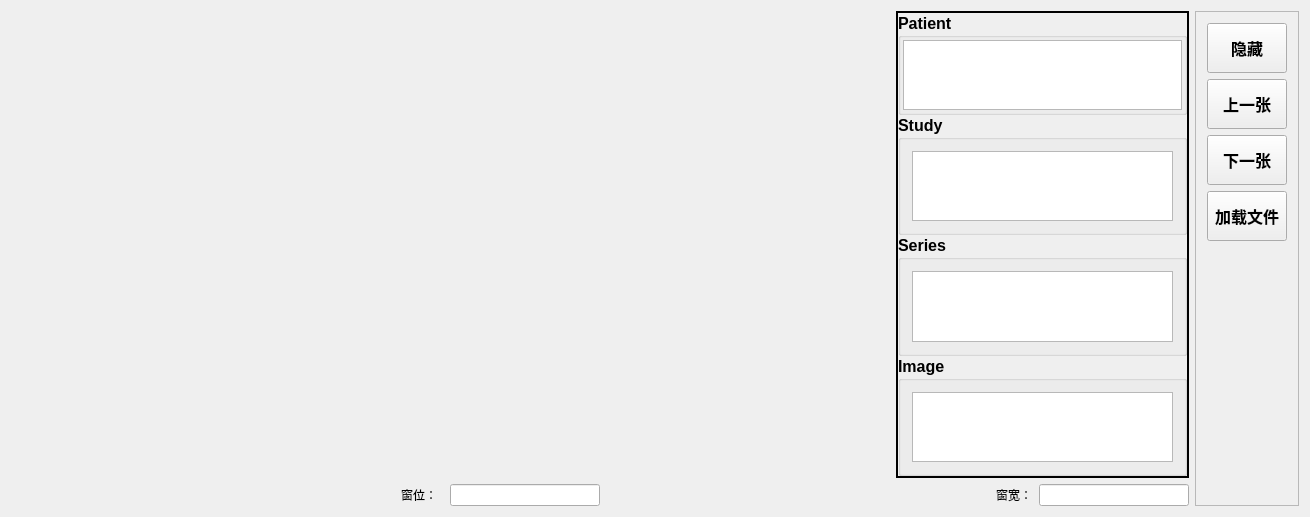
<?xml version="1.0" encoding="UTF-8"?>
<ui version="4.0">
 <class>DicomBrowserClass</class>
 <widget class="QWidget" name="DicomBrowserClass">
  <property name="geometry">
   <rect>
    <x>0</x>
    <y>0</y>
    <width>1310</width>
    <height>517</height>
   </rect>
  </property>
  <property name="windowTitle">
   <string>DicomBrowser</string>
  </property>
  <layout class="QGridLayout" name="gridLayout">
   <item row="0" column="0">
    <layout class="QVBoxLayout" name="verticalLayout_3">
     <item>
      <layout class="QHBoxLayout" name="horizontalLayout_9" stretch="6,2">
       <item>
        <layout class="QHBoxLayout" name="horizontalLayout_6" stretch="1,1">
         <item>
          <widget class="QVTKWidget" name="qvtkWidget"/>
         </item>
         <item>
          <widget class="QCustomPlot" name="qcustomplot" native="true">
           <property name="styleSheet">
            <string notr="true">bachground-color:rgb(227, 221, 220)</string>
           </property>
          </widget>
         </item>
        </layout>
       </item>
       <item>
        <widget class="QFrame" name="frame">
         <property name="frameShape">
          <enum>QFrame::WinPanel</enum>
         </property>
         <property name="frameShadow">
          <enum>QFrame::Plain</enum>
         </property>
         <layout class="QVBoxLayout" name="verticalLayout">
          <property name="spacing">
           <number>0</number>
          </property>
          <property name="leftMargin">
           <number>0</number>
          </property>
          <property name="topMargin">
           <number>0</number>
          </property>
          <property name="rightMargin">
           <number>0</number>
          </property>
          <property name="bottomMargin">
           <number>0</number>
          </property>
          <item>
           <widget class="QGroupBox" name="groupBox_3">
            <property name="font">
             <font>
              <family>Arial</family>
              <pointsize>12</pointsize>
              <weight>75</weight>
              <bold>true</bold>
             </font>
            </property>
            <property name="title">
             <string>Patient</string>
            </property>
            <layout class="QHBoxLayout" name="horizontalLayout">
             <property name="spacing">
              <number>0</number>
             </property>
             <property name="leftMargin">
              <number>2</number>
             </property>
             <property name="topMargin">
              <number>2</number>
             </property>
             <property name="rightMargin">
              <number>2</number>
             </property>
             <property name="bottomMargin">
              <number>2</number>
             </property>
             <item>
              <widget class="QTableWidget" name="patientTable"/>
             </item>
            </layout>
           </widget>
          </item>
          <item>
           <widget class="QGroupBox" name="groupBox">
            <property name="font">
             <font>
              <family>Arial</family>
              <pointsize>12</pointsize>
              <weight>75</weight>
              <bold>true</bold>
             </font>
            </property>
            <property name="title">
             <string>Study</string>
            </property>
            <layout class="QHBoxLayout" name="horizontalLayout_2">
             <item>
              <widget class="QTableWidget" name="studyTable"/>
             </item>
            </layout>
           </widget>
          </item>
          <item>
           <widget class="QGroupBox" name="groupBox_2">
            <property name="font">
             <font>
              <family>Arial</family>
              <pointsize>12</pointsize>
              <weight>75</weight>
              <bold>true</bold>
             </font>
            </property>
            <property name="title">
             <string>Series</string>
            </property>
            <layout class="QHBoxLayout" name="horizontalLayout_3">
             <item>
              <widget class="QTableWidget" name="seriesTable"/>
             </item>
            </layout>
           </widget>
          </item>
          <item>
           <widget class="QGroupBox" name="groupBox_4">
            <property name="font">
             <font>
              <family>Arial</family>
              <pointsize>12</pointsize>
              <weight>75</weight>
              <bold>true</bold>
             </font>
            </property>
            <property name="title">
             <string>Image</string>
            </property>
            <layout class="QHBoxLayout" name="horizontalLayout_4">
             <item>
              <widget class="QTableWidget" name="imageTable"/>
             </item>
            </layout>
           </widget>
          </item>
         </layout>
        </widget>
       </item>
      </layout>
     </item>
     <item>
      <layout class="QHBoxLayout" name="horizontalLayout_8">
       <item>
        <spacer name="horizontalSpacer">
         <property name="orientation">
          <enum>Qt::Horizontal</enum>
         </property>
         <property name="sizeHint" stdset="0">
          <size>
           <width>40</width>
           <height>20</height>
          </size>
         </property>
        </spacer>
       </item>
       <item>
        <layout class="QHBoxLayout" name="horizontalLayout_5">
         <item>
          <widget class="QLabel" name="label">
           <property name="maximumSize">
            <size>
             <width>50</width>
             <height>16777215</height>
            </size>
           </property>
           <property name="text">
            <string>窗位：</string>
           </property>
           <property name="alignment">
            <set>Qt::AlignCenter</set>
           </property>
          </widget>
         </item>
         <item>
          <widget class="QLineEdit" name="windowCenterEdit">
           <property name="maximumSize">
            <size>
             <width>150</width>
             <height>16777215</height>
            </size>
           </property>
          </widget>
         </item>
        </layout>
       </item>
       <item>
        <spacer name="horizontalSpacer_2">
         <property name="orientation">
          <enum>Qt::Horizontal</enum>
         </property>
         <property name="sizeHint" stdset="0">
          <size>
           <width>40</width>
           <height>20</height>
          </size>
         </property>
        </spacer>
       </item>
       <item>
        <layout class="QHBoxLayout" name="horizontalLayout_7">
         <property name="spacing">
          <number>0</number>
         </property>
         <item>
          <widget class="QLabel" name="label_2">
           <property name="maximumSize">
            <size>
             <width>50</width>
             <height>16777215</height>
            </size>
           </property>
           <property name="text">
            <string>窗宽：</string>
           </property>
           <property name="alignment">
            <set>Qt::AlignCenter</set>
           </property>
          </widget>
         </item>
         <item>
          <widget class="QLineEdit" name="windowWidthEdit">
           <property name="maximumSize">
            <size>
             <width>150</width>
             <height>16777215</height>
            </size>
           </property>
          </widget>
         </item>
        </layout>
       </item>
      </layout>
     </item>
    </layout>
   </item>
   <item row="0" column="1">
    <layout class="QVBoxLayout" name="verticalLayout_2" stretch="2">
     <item>
      <widget class="QFrame" name="frame_2">
       <property name="frameShape">
        <enum>QFrame::StyledPanel</enum>
       </property>
       <property name="frameShadow">
        <enum>QFrame::Raised</enum>
       </property>
       <layout class="QVBoxLayout" name="verticalLayout_4">
        <item>
         <widget class="QPushButton" name="switchTo3DBtn">
          <property name="minimumSize">
           <size>
            <width>0</width>
            <height>50</height>
           </size>
          </property>
          <property name="font">
           <font>
            <family>Arial</family>
            <pointsize>12</pointsize>
            <weight>75</weight>
            <bold>true</bold>
           </font>
          </property>
          <property name="text">
           <string>隐藏</string>
          </property>
          <property name="icon">
           <iconset resource="DicomBrowser.qrc">
            <normaloff>:/DicomBrowser/Resources/arr2.jpg</normaloff>:/DicomBrowser/Resources/arr2.jpg</iconset>
          </property>
         </widget>
        </item>
        <item>
         <widget class="QPushButton" name="preBtn">
          <property name="minimumSize">
           <size>
            <width>0</width>
            <height>50</height>
           </size>
          </property>
          <property name="font">
           <font>
            <family>Arial</family>
            <pointsize>12</pointsize>
            <weight>75</weight>
            <bold>true</bold>
           </font>
          </property>
          <property name="text">
           <string>上一张</string>
          </property>
         </widget>
        </item>
        <item>
         <widget class="QPushButton" name="nextBtn">
          <property name="minimumSize">
           <size>
            <width>0</width>
            <height>50</height>
           </size>
          </property>
          <property name="font">
           <font>
            <family>Arial</family>
            <pointsize>12</pointsize>
            <weight>75</weight>
            <bold>true</bold>
           </font>
          </property>
          <property name="text">
           <string>下一张</string>
          </property>
         </widget>
        </item>
        <item>
         <widget class="QPushButton" name="loadBtn">
          <property name="minimumSize">
           <size>
            <width>0</width>
            <height>50</height>
           </size>
          </property>
          <property name="font">
           <font>
            <family>Arial</family>
            <pointsize>12</pointsize>
            <weight>75</weight>
            <bold>true</bold>
           </font>
          </property>
          <property name="text">
           <string>加载文件</string>
          </property>
         </widget>
        </item>
        <item>
         <spacer name="verticalSpacer">
          <property name="orientation">
           <enum>Qt::Vertical</enum>
          </property>
          <property name="sizeHint" stdset="0">
           <size>
            <width>17</width>
            <height>250</height>
           </size>
          </property>
         </spacer>
        </item>
       </layout>
      </widget>
     </item>
    </layout>
   </item>
  </layout>
 </widget>
 <layoutdefault spacing="6" margin="11"/>
 <customwidgets>
  <customwidget>
   <class>QVTKWidget</class>
   <extends>QWidget</extends>
   <header>QVTKWidget.h</header>
  </customwidget>
  <customwidget>
   <class>QCustomPlot</class>
   <extends>QWidget</extends>
   <header location="global">qcustomplot.h</header>
   <container>1</container>
  </customwidget>
 </customwidgets>
 <resources>
  <include location="DicomBrowser.qrc"/>
 </resources>
 <connections/>
</ui>
